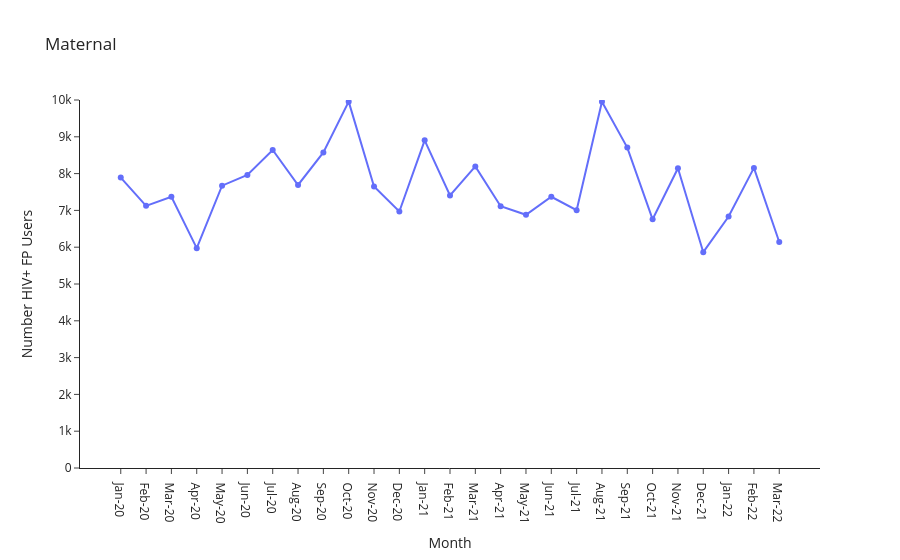

The notebook cell this image was saved under:
### Code cell
fig = px.line(CEHS_all_cap, x='periodname', y='Number_HIV_Positive_FP_Users', markers = True,
              labels={
                     "periodname": "Month",
                     "Number_HIV_Positive_FP_Users": "Number HIV+ FP Users"
                       },
                title="Maternal")
fig.layout.template = 'simple_white'
fig.update_yaxes(range=[0, 10000])
fig.show()

### Figure 1 — Plotly figure (JSON) as saved in the notebook; plotly's stock layout.template omitted (floating-point values rounded to 4 significant figures)
{"data": [{"hovertemplate": "Month=%{x}<br>Number HIV+ FP Users=%{y}<extra></extra>", "legendgroup": "", "line": {"color": "#636efa", "dash": "solid"}, "marker": {"symbol": "circle"}, "mode": "markers+lines", "name": "", "orientation": "v", "showlegend": false, "type": "scatter", "x": ["Jan-20", "Feb-20", "Mar-20", "Apr-20", "May-20", "Jun-20", "Jul-20", "Aug-20", "Sep-20", "Oct-20", "Nov-20", "Dec-20", "Jan-21", "Feb-21", "Mar-21", "Apr-21", "May-21", "Jun-21", "Jul-21", "Aug-21", "Sep-21", "Oct-21", "Nov-21", "Dec-21", "Jan-22", "Feb-22", "Mar-22"], "xaxis": "x", "y": [7891, 7123, 7372, 5974, 7672, 7965, 8643, 7691, 8574, 9955, 7649, 6970, 8903, 7408, 8194, 7114, 6881, 7370, 7005, 9955, 8706, 6758, 8144, 5864, 6832, 8155, 6142], "yaxis": "y"}], "layout": {"legend": {"tracegroupgap": 0}, "title": {"text": "Maternal"}, "xaxis": {"anchor": "y", "domain": [0, 1], "title": {"text": "Month"}}, "yaxis": {"anchor": "x", "domain": [0, 1], "range": [0, 10000], "title": {"text": "Number HIV+ FP Users"}}}}
